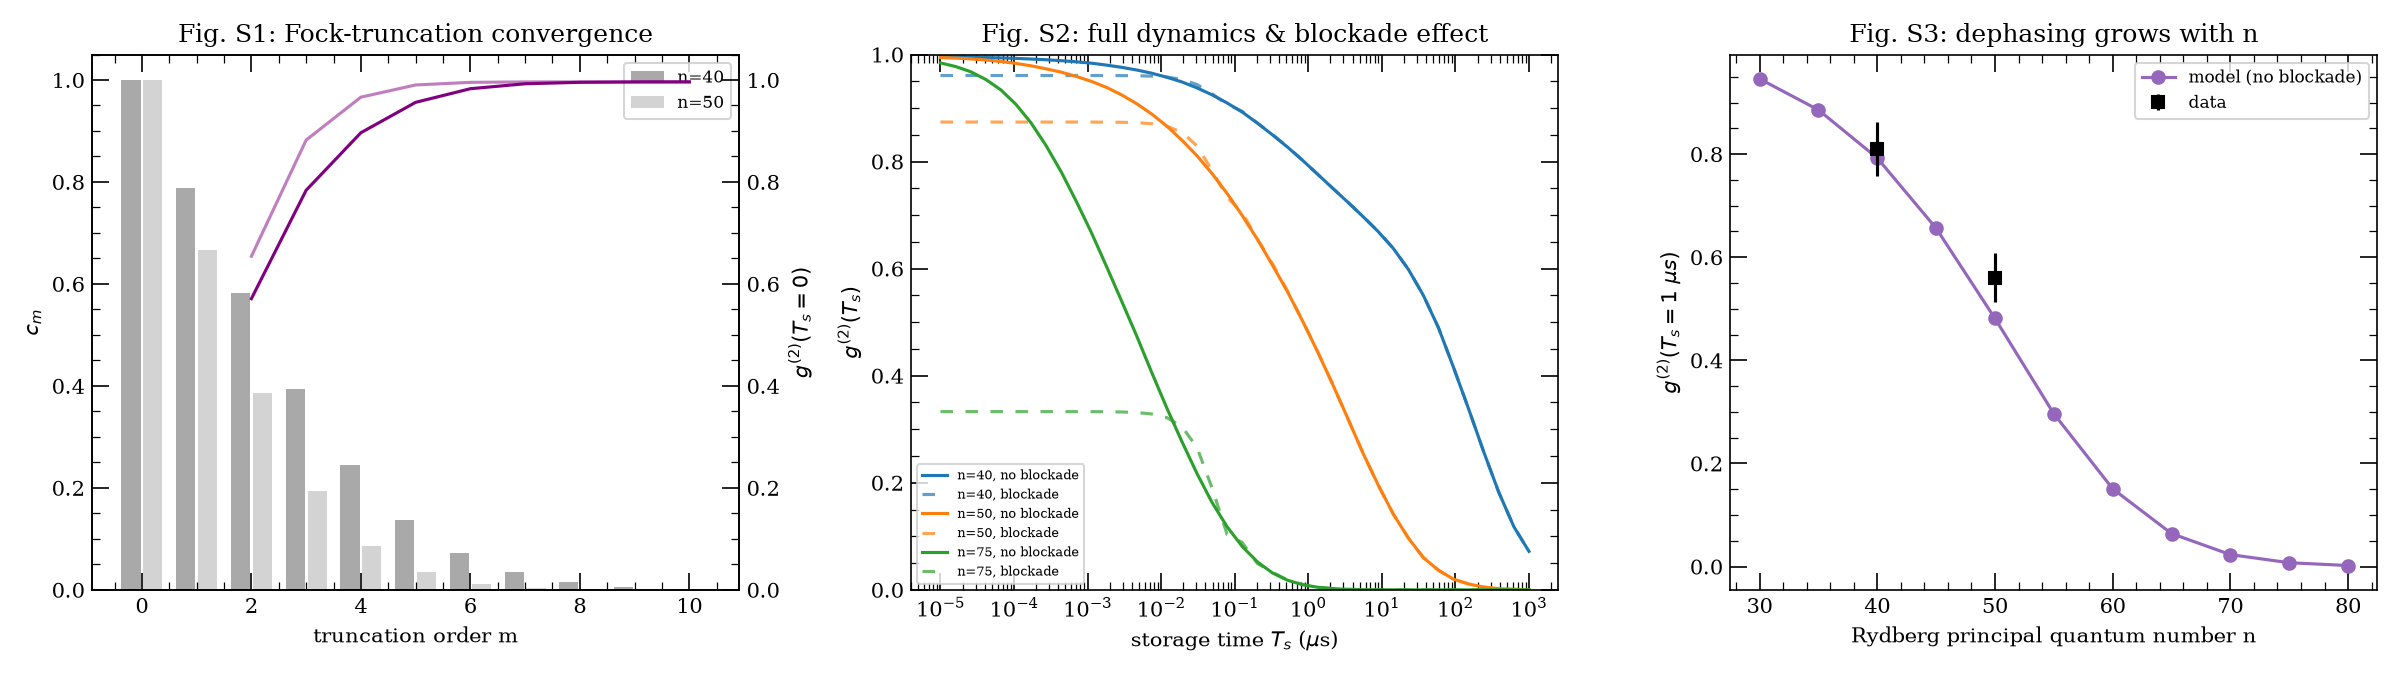

Write Python code to recreate this figure.
"""Full g^(2)(T_s) dynamics, Rydberg-blockade effect, and Fock-truncation
sensitivity, for Y. Li, Y. Mei, H. Nguyen, P. R. Berman, A. Kuzmich,
"Dynamics of Collective-Dephasing-Induced Multiatom Entanglement,"
Phys. Rev. A 106, L051701 (2022), Supplemental Material figures.

Three related checks on the van-der-Waals dephasing model used to fit the
storage-time data in g2_storage_time_fit.py:

(a) Fock-state truncation (Fig. S1): the multi-excitation amplitude c_m and
    the truncated g^(2)(T_s=0) estimate, as a function of the truncation
    order m, for n=40 and n=50 -- showing the truncation used elsewhere
    (m ~ 15-50) is well converged.
(b) Full g^(2)(T_s) dynamics (Fig. S2) from ns to ms storage time for
    n=40, 50, 75, with and without a Rydberg-blockade cutoff on the
    pairwise dephasing (atom pairs closer than the blockade radius do not
    contribute a dephasing phase). Blockade barely changes the curve, since
    the relevant interatomic separations are set by the (much larger) cloud
    size, not the blockade radius.
(c) g^(2)(T_s=1 us) vs. principal quantum number n (Fig. S3): dephasing
    grows with n (larger C3), so g^(2) decreases monotonically with n at
    fixed storage time; overlaid are the measured g^(2)(T_s=1 us) values at
    n=40, 50 (data also used in g2_storage_time_fit.py).

Monte Carlo seed counts and the n-scan resolution are reduced from the
original notebook to keep runtime short; the model is unchanged. Source:
Supplement figure.ipynb ("g2 revival" folder), Figures S1-S3.
"""

from pathlib import Path

import matplotlib

matplotlib.use("Agg")
import matplotlib.pyplot as plt
import numpy as np
from numba import jit


# ---------------------------------------------------------------------------
# Rb87 Rydberg (nS_1/2 <-> nP_3/2 / (n-1)P_3/2) structure, quantum-defect
# formulas (only the S and P3/2 branches needed here are kept).
# ---------------------------------------------------------------------------
@jit(nopython=True, nogil=True)
def rydberg_energy(n, l, j):
    if l == 0:
        delta, delta2 = 3.1311804, 0.1784
    else:  # l == 1, j == 3/2
        delta, delta2 = 2.6416737, 0.2950
    nu = n - delta - delta2 / (n - delta) ** 2
    hconst, clight, Ry = 6.62606896e-34, 2.99792458e8, 1.0973731568527e7
    return -(hconst * clight * Ry) / nu**2


@jit(nopython=True, nogil=True)
def radial_matrix_element(n, l, j, na, la, ja):
    """<na la ja| r |n l j> via the Kaulakys (1995) quasiclassical formula."""
    Z = 1
    delta, delta2 = (3.1311804, 0.1784) if l == 0 else (2.6416737, 0.2950)
    nu = n - delta - delta2 / (n - delta) ** 2
    deltaa, delta2a = (3.1311804, 0.1784) if la == 0 else (2.6416737, 0.2950)
    nua = na - deltaa - delta2a / (na - deltaa) ** 2

    s_a = nua - nu
    nu_c_a = (2 * (nu * nua) ** 2 / (nu + nua)) ** (1 / 3)
    e_a = np.sqrt(1 - ((l + la + 1) / (2 * nu_c_a)) ** 2)

    csi = np.arange(0, np.pi, 1e-3)
    j_a = (1 / np.pi) * np.sum(np.cos(s_a * csi + s_a * e_a * np.sin(csi))) * 1e-3
    dj_a = (1 / np.pi) * np.sum(-np.sin(s_a * csi + s_a * e_a * np.sin(csi)) * np.sin(csi)) * 1e-3

    if (la - l) == 1:
        D_pa = (1 / s_a) * (dj_a + np.sqrt(e_a ** (-2) - 1) * (j_a - np.sin(np.pi * s_a) / (np.pi * s_a)))
    else:
        D_pa = (1 / s_a) * (dj_a - np.sqrt(e_a ** (-2) - 1) * (j_a - np.sin(np.pi * s_a) / (np.pi * s_a)))

    return ((-1) ** (n - na)) * nu_c_a**5 / (Z * (nu * nua) ** (3 / 2)) * D_pa


def omega_2_rabi_mhz(n):
    """Coupling-laser two-photon Rabi frequency (MHz) to Rydberg state n,
    from the 480 nm dipole matrix element (arc's Rubidium87 HFS data)."""
    import arc
    from scipy.constants import c as C_c
    from scipy.constants import e as C_e
    from scipy.constants import epsilon_0, hbar, pi
    from scipy.constants import physical_constants
    from math import sqrt

    bohr_radius = physical_constants["Bohr radius"][0]
    atom = arc.Rubidium87()
    laser_power, laser_waist = 30e-3, 15e-6
    max_intensity = 2 * laser_power / (pi * laser_waist**2)
    electric_field = sqrt(2.0 * max_intensity / (C_c * epsilon_0))
    dipole = atom.getDipoleMatrixElementHFS(5, 1, 3 / 2, 3, -3, n, 0, 1 / 2, 2, -2, +1, s=0.5) * C_e * bohr_radius
    freq = electric_field * abs(dipole) / hbar
    return freq / 1e6 / (2 * pi) / 1.46


@jit(nopython=True, nogil=True)
def fock_amplitude_ci(omega_1, omega_2, delta, N, t, i):
    """Binomial multi-excitation Fock amplitude c_i for i excitations out of N
    atoms (mean-field beam-splitter-like weighting; see g2_storage_time_fit.py)."""
    a = np.cos(2 * np.pi * omega_1 * omega_2 / 4 / delta * t)
    b = np.sin(2 * np.pi * omega_1 * omega_2 / 4 / delta * t)
    binomial = 1.0
    for m in range(i):
        binomial = binomial * (N - m) / (m + 1)
    return a ** (N - i) * b**i * np.sqrt(binomial)


@jit(nopython=True, nogil=True)
def dephasing_g2_blockade(N, wx, wy, wz, n, omega_2, time, seed, trunc, blockade):
    """One Monte Carlo draw of g^(2)(T_s), as in g2_storage_time_fit.py, with
    an optional Rydberg-blockade cutoff: pairs closer than the blockade
    radius Rb (set by the two-photon Rabi frequency and C3) are excluded
    from the dephasing sum instead of contributing their van-der-Waals phase."""
    a_0 = 0.52917720859e-10
    alpha = 7.2973525376e-3
    hconst = 6.62606896e-34
    clight = 2.99792458e8

    np.random.seed(seed)
    wx2, wy2, wz2 = wx / 2.0, wy / 2.0, wz / 2.0
    xvec = np.random.normal(0, wx2, N)
    yvec = np.random.normal(0, wy2, N)
    zvec = np.random.normal(0, wz2, N)

    l, j = 0, 0.5
    n1, l1, j1 = n, 1, 1.5
    n2, l2, j2 = n - 1, 1, 1.5
    omega = 1 / 0.1
    defect = (rydberg_energy(n1, l1, j1) + rydberg_energy(n2, l2, j2) - 2 * rydberg_energy(n, l, j)) / hconst * 1e-6
    C3 = (1e18) * (1e-6) * ((alpha * clight / (2 * np.pi)) * a_0**2) \
        * radial_matrix_element(n, l, j, n1, l1, j1) * radial_matrix_element(n, l, j, n2, l2, j2)
    Rb = (-C3 / np.sqrt((omega + np.abs(defect / 2)) ** 2 - (defect / 2) ** 2)) ** (1 / 3)

    c_i_list = np.zeros(trunc + 1)
    for i in range(trunc + 1):
        c_i_list[i] = fock_amplitude_ci(9.2, omega_2, 480.0, N, 0.1, i)
    c_i_list = c_i_list / np.sqrt(np.sum(c_i_list**2))

    dist3D = np.zeros((N, N))
    for i in range(N):
        for k in range(N):
            if i != k:
                dist3D[i, k] = np.sqrt((xvec[i] - xvec[k]) ** 2 + (yvec[i] - yvec[k]) ** 2 + (zvec[i] - zvec[k]) ** 2)

    g2 = np.zeros(len(time))
    for tt in range(len(time)):
        phase_num = 0.0 + 0.0j
        phase_denom = 0.0
        for i in range(N):
            inner = 0.0 + 0.0j
            for k in range(N):
                if i != k:
                    detuning_ik = np.abs(defect / 2) - np.sqrt((defect / 2) ** 2 + (C3 / dist3D[i, k] ** 3) ** 2)
                    term = 0.0 + 0.0j
                    if blockade == 1:
                        if dist3D[i, k] > Rb:
                            term = np.exp(2j * np.pi * detuning_ik * time[tt])
                    else:
                        term = np.exp(2j * np.pi * detuning_ik * time[tt])
                    phase_num += term
                    inner += term
            phase_denom += np.abs(inner) ** 2

        x_test = np.abs(phase_num) ** 2 / N**2 / (N - 1) ** 2
        y_test = phase_denom / N / (N - 1) ** 2
        x_test = (x_test - 2 / N**2) / (1 - 2 / N**2)
        y_test = (y_test - 1 / N) / (1 - 1 / N)

        g2_denom = c_i_list[1] ** 2
        g2_num = 0.0
        for m in range(2, trunc + 1):
            g2_denom += c_i_list[m] ** 2 * m * ((1 - 1 / N) * y_test ** (m - 1) + 1 / N)
            g2_num += c_i_list[m] ** 2 * m * (m - 1) * ((1 - 2 / N**2) * x_test ** (2 * m - 3) + 2 / N**2)
        g2[tt] = g2_num / g2_denom**2

    return g2


def mc_average_g2(N, wx, wy, wz, n, omega_2, time, trunc, blockade, n_seeds):
    g2_avg = np.zeros(len(time))
    for seed in range(n_seeds):
        g2_avg += dephasing_g2_blockade(N, wx, wy, wz, n, omega_2, time, seed, trunc, blockade) / n_seeds
    return g2_avg


def truncated_fock_amplitudes(omega_1, omega_2, delta, N, t, n_trunc):
    """Normalized multi-excitation amplitudes c_0..c_{n_trunc} -- Fig. S1's c_m bars."""
    c_i_list = np.array([fock_amplitude_ci(omega_1, omega_2, delta, N, t, i) for i in range(n_trunc + 1)])
    return c_i_list / np.sqrt(np.sum(c_i_list**2))


def truncated_g2_at_t(omega_1, omega_2, delta, N, t, n_trunc):
    """g^(2)(t) from the c_i Fock-state expansion alone (no dephasing),
    truncated at n_trunc >= 2 excitations -- Fig. S1's g2(0) curve."""
    c_i_list = truncated_fock_amplitudes(omega_1, omega_2, delta, N, t, n_trunc)
    nom = sum(i * (i - 1) * c_i_list[i] ** 2 for i in range(2, n_trunc + 1))
    denom = sum(i * c_i_list[i] ** 2 for i in range(1, n_trunc + 1)) ** 2
    return nom / denom, c_i_list


def main():
    N = 273
    wx = wy = 5.85  # microns
    wz = 10.5  # microns, longitudinal cloud size for this (unfit) demo
    trunc = 12  # reduced from 50 for runtime; truncation-convergence is shown in panel (a)
    n_seeds = 15  # reduced from 100

    omega_2_40 = omega_2_rabi_mhz(40)
    omega_2_50 = omega_2_rabi_mhz(50)
    omega_2_75 = omega_2_rabi_mhz(75)

    fig, axes = plt.subplots(1, 3, figsize=(16, 4.5))

    # (a) Fig. S1: truncation-order dependence of c_m and g2(T_s=0)
    trunc_list = np.arange(0, 11)
    g2_trunc_40 = np.full(11, np.nan)
    g2_trunc_50 = np.full(11, np.nan)
    c_list_40 = np.zeros(11)
    c_list_50 = np.zeros(11)
    for x in trunc_list:
        c_i_40 = truncated_fock_amplitudes(9.2, omega_2_40, 480.0, 273, 0.1, x)
        c_list_40[x] = c_i_40[x]
        c_i_50 = truncated_fock_amplitudes(9.2, omega_2_50, 480.0, 273, 0.1, x)
        c_list_50[x] = c_i_50[x]
        if x >= 2:
            g2_trunc_40[x], _ = truncated_g2_at_t(9.2, omega_2_40, 480.0, 273, 0.1, x)
            g2_trunc_50[x], _ = truncated_g2_at_t(9.2, omega_2_50, 480.0, 273, 0.1, x)

    ax_a2 = axes[0].twinx()
    axes[0].bar(trunc_list - 0.2, c_list_40, 0.35, color="darkgray", label="n=40")
    axes[0].bar(trunc_list + 0.2, c_list_50, 0.35, color="lightgray", label="n=50")
    ax_a2.plot(trunc_list, g2_trunc_40, color="purple", label="n=40")
    ax_a2.plot(trunc_list, g2_trunc_50, color="purple", alpha=0.5, label="n=50")
    axes[0].set_xlabel("truncation order m")
    axes[0].set_ylabel(r"$c_m$")
    ax_a2.set_ylabel(r"$g^{(2)}(T_s=0)$")
    axes[0].set_ylim(0, 1.05)
    ax_a2.set_ylim(0, 1.05)
    axes[0].set_title("Fig. S1: Fock-truncation convergence")
    axes[0].legend(fontsize=8, loc="upper right")

    # (b) Fig. S2: full g2(Ts) dynamics, n=40/50/75, blockade on/off
    t_list = 10 ** np.linspace(-5, 3, 40)
    colors = {40: "tab:blue", 50: "tab:orange", 75: "tab:green"}
    for n, omega_2 in [(40, omega_2_40), (50, omega_2_50), (75, omega_2_75)]:
        g2_no_blockade = mc_average_g2(N, wx, wy, wz, n, omega_2, t_list, trunc, blockade=0, n_seeds=n_seeds)
        g2_blockade = mc_average_g2(N, wx, wy, wz, n, omega_2, t_list, trunc, blockade=1, n_seeds=n_seeds)
        axes[1].plot(t_list, g2_no_blockade, "-", color=colors[n], label=f"n={n}, no blockade")
        axes[1].plot(t_list, g2_blockade, "--", dashes=(4, 4), color=colors[n], alpha=0.7, label=f"n={n}, blockade")
    axes[1].set_xscale("log")
    axes[1].set_xlabel(r"storage time $T_s$ ($\mu$s)")
    axes[1].set_ylabel(r"$g^{(2)}(T_s)$")
    axes[1].set_ylim(0, 1)
    axes[1].set_title("Fig. S2: full dynamics & blockade effect")
    axes[1].legend(fontsize=6, loc="lower left")

    # (c) Fig. S3: g2(Ts=1 us) vs. principal quantum number n
    n_list = np.arange(30, 81, 5)
    g2_vs_n = np.zeros(len(n_list))
    for idx, n in enumerate(n_list):
        omega_2_n = omega_2_rabi_mhz(int(n))
        g2_vs_n[idx] = mc_average_g2(N, wx, wy, wz, int(n), omega_2_n, np.array([1.0]), trunc, blockade=0, n_seeds=n_seeds)[0]
    axes[2].plot(n_list, g2_vs_n, "o-", color="tab:purple", label="model (no blockade)")
    # measured g2(Ts=1 us) at n=40, 50 (same data as g2_storage_time_fit.py)
    axes[2].errorbar([40, 50], [0.810455317, 0.560277426], yerr=[0.05233634, 0.047491352],
                      fmt="s", color="black", label="data")
    axes[2].set_xlabel("Rydberg principal quantum number n")
    axes[2].set_ylabel(r"$g^{(2)}(T_s=1~\mu s)$")
    axes[2].set_title("Fig. S3: dephasing grows with n")
    axes[2].legend(fontsize=8)

    fig.tight_layout()
    fig.savefig(Path(__file__).with_suffix(".png"), dpi=150)


if __name__ == "__main__":
    main()
